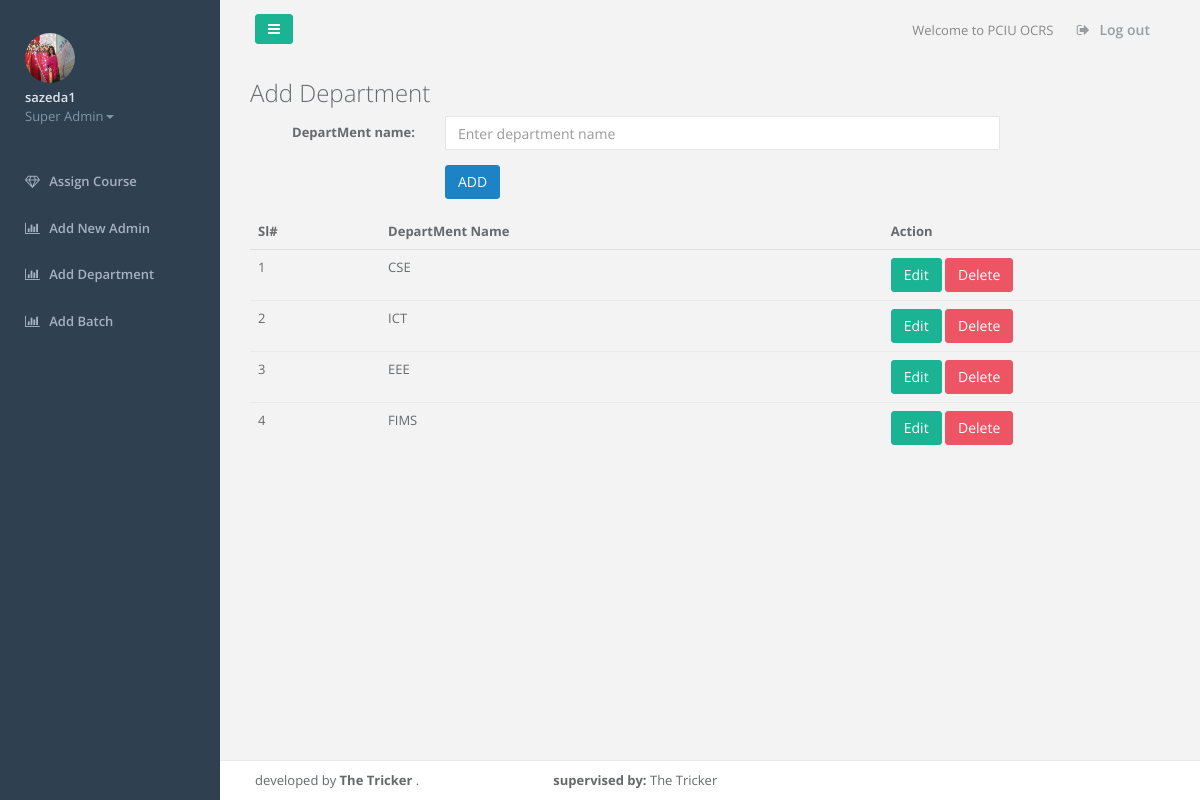
/views/addDepartment.php (signed in), run on the app's committed database.
### tables this page shows
CREATE TABLE `superadmindetails` (
  `name` varchar(30) NOT NULL,
  `email` varchar(30) NOT NULL,
  `phnnumber` int(20) NOT NULL,
  `image` varchar(255) NOT NULL
);

CREATE TABLE `department` (
  `id` int(11) NOT NULL,
  `name` varchar(30) NOT NULL,
  `status` int(11) NOT NULL
);

### src/koli/SuperAdminProfile.php (called while the page is built, shortened)
<?php
class SuperAdminProfile extends Db
{
    public function prepare($data=array()){
        return $this;
    }
    public function view()
    {
        $query="SELECT * FROM `superadmindetails`";
        $result=mysqli_query($this->conn,$query);
        $row=mysqli_fetch_assoc($result);
        return $row;
    }
}

### src/koli/Db.php (called while the page is built, shortened)
<?php
class Db{
    public function __construct()
    {
        $this->conn=mysqli_connect("localhost","root","","ors") or die("database not connected");
    }
}

### src/koli/DepartMentData.php (called while the page is built, shortened)
<?php
class DepartMentData extends Db{
    public  function loadtable(){
        $alldata=array();
        $sql="SELECT * FROM `department`";
        $rs=mysqli_query($this->conn,$sql);
        while ($row=mysqli_fetch_assoc($rs)) {
            $alldata[]= $row;
        }
        return $alldata;
    }
}

### views/addDepartment.php (the view, shortened to what this page needs)
<?php
$obj=new DepartMentData();
$alldata=$obj->loadtable();
?>
<?php include_once('header.php');?>
        <?php include 'SuperAdminnavigation.php';?>
<div id="page-wrapper" class="gray-bg dashbard-1">
    <nav class="navbar navbar-static-top" role="navigation" style="margin-bottom: 0">
        <div class="navbar-header">
            <a class="navbar-minimalize minimalize-styl-2 btn btn-primary " href="#"><i class="fa fa-bars"></i> </a>
        </div>
        <ul class="nav navbar-top-links navbar-right">
            <li>
                <span class="m-r-sm text-muted welcome-message">Welcome to PCIU OCRS</span>
            </li>
            <li>
                <a href="superAdminLogOut.php">
                    <i class="fa fa-sign-out"></i> Log out
                </a>
            </li>
        </ul>
    </nav>
    <div class="container">
        <h2>Add Department</h2>
        <form class="form-horizontal" role="form" method="post" action="../controller/addDepartment.php">
            <div class="form-group">
                <label class="control-label col-sm-2" >DepartMent name:</label>
                <div class="col-sm-6">
                    <input type="text" class="form-control"  name="name" placeholder="Enter department name">
                </div>
            </div>
            <div class="form-group">
                <div class="col-sm-offset-2 col-sm-10">
                    <button type="submit" class="btn btn-success">ADD</button>
                </div>
            </div>
        </form>
        <div id="row">
            <table class="table">
                <thead>
                <tr>
                    <th>Sl#</th>
                    <th>DepartMent Name</th>
                    <th>Action</th>
                </tr>
                </thead>
                <tbody>
                <?php $sl=0;foreach ($alldata as $data){
                    $sl++;
                    ?>
                    <tr>
                        <td><?php echo $sl?></td>
                        <td><?php echo $data['name']; ?></td>
                        <td>
                            <a href="editDepartment.php?id=<?php echo $data['id'];?>" class="btn btn-primary" role="button">Edit</a>
                            <a href="../controller/deleteDepartment.php?id=<?php echo $data['id'];?>" class="btn btn-danger" role="button" >Delete</a>
                        </td>
                    </tr>
                <?php }?>
                </tbody>
            </table>
        </div>
    </div>
    <?php include_once('footer.php');?>

### views/SuperAdminnavigation.php (shortened to what this page needs)
<?php
$updatedata= new SuperAdminProfile();
$updatedataprofile=$updatedata->prepare($_POST)->view();
?>
<nav class="navbar-default navbar-static-side" role="navigation">
    <div class="sidebar-collapse">
        <ul class="nav metismenu" id="side-menu">
            <li class="nav-header">
                <div class="dropdown profile-element"> <span>
                            <img alt="image" class="img-circle" src="../resource/images/<?php echo $updatedataprofile["image"]?>" width="50px" height="50px;"/>
                             </span>
                    <a data-toggle="dropdown" class="dropdown-toggle" href="#">
                            <span class="clear"> <span class="block m-t-xs"> <strong class="font-bold" id="tt">
                                        <?php echo $updatedataprofile["name"]?></strong>
                             </span> <span class="text-muted text-xs block">Super Admin<b class="caret"></b></span> </span> </a>
                </div>
            </li>
            <li>
                <a href="assigncourse.php"><i class="fa fa-diamond"></i> <span class="nav-label">Assign Course</span></a>
            </li>
            <li>
                <a href="assignadmin.php"><i class="fa fa-bar-chart-o"></i> <span class="nav-label">Add New Admin</span></a>
            </li>
            <li>
                <a href="addDepartment.php"><i class="fa fa-bar-chart-o"></i> <span class="nav-label">Add Department</span></a>
            </li>
            <li>
                <a href="addBatch.php"><i class="fa fa-bar-chart-o"></i> <span class="nav-label">Add Batch</span></a>
            </li>
        </ul>
    </div>
</nav>

### data on the page
superadmindetails: image (picture), name "sazeda1"
department: name "CSE"
department: name "ICT"
department: name "EEE"
department: name "FIMS"
